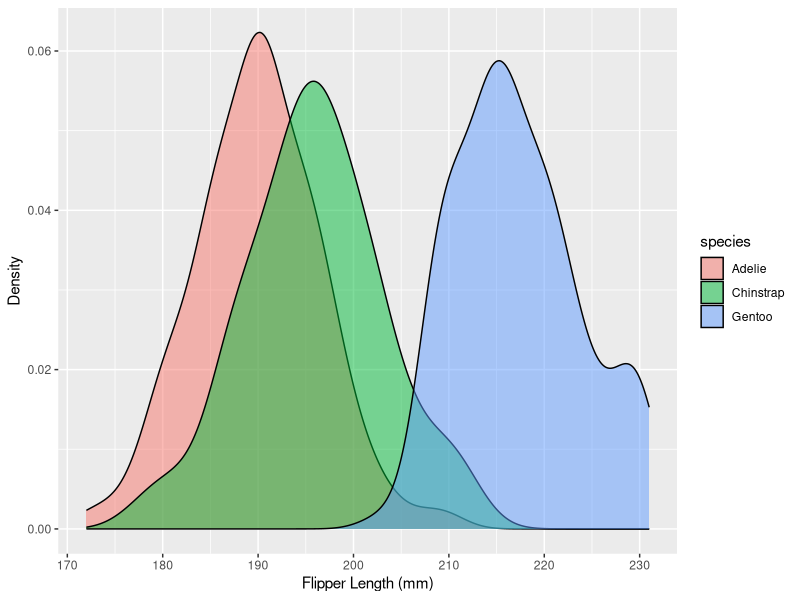
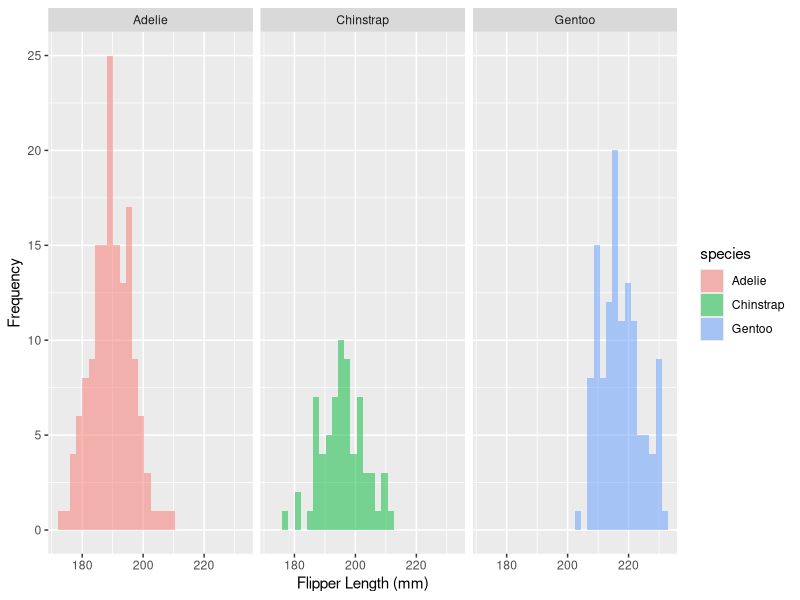
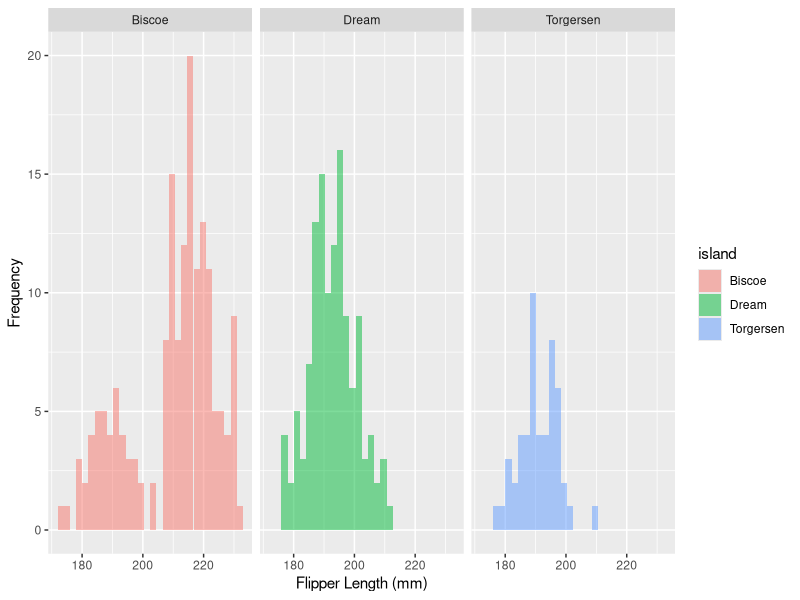
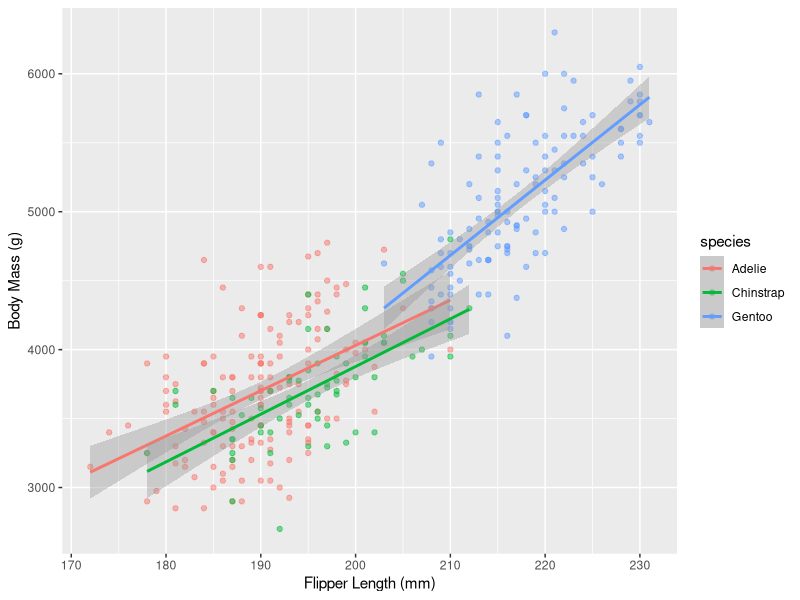
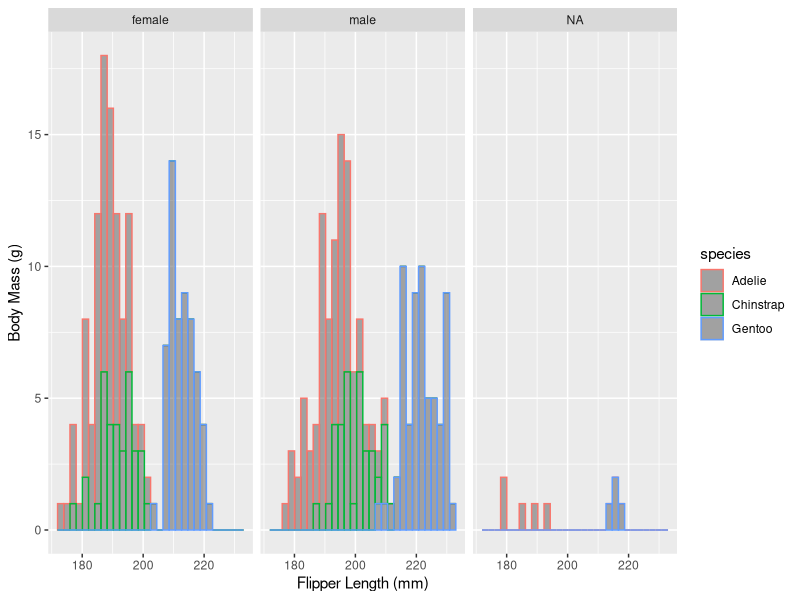
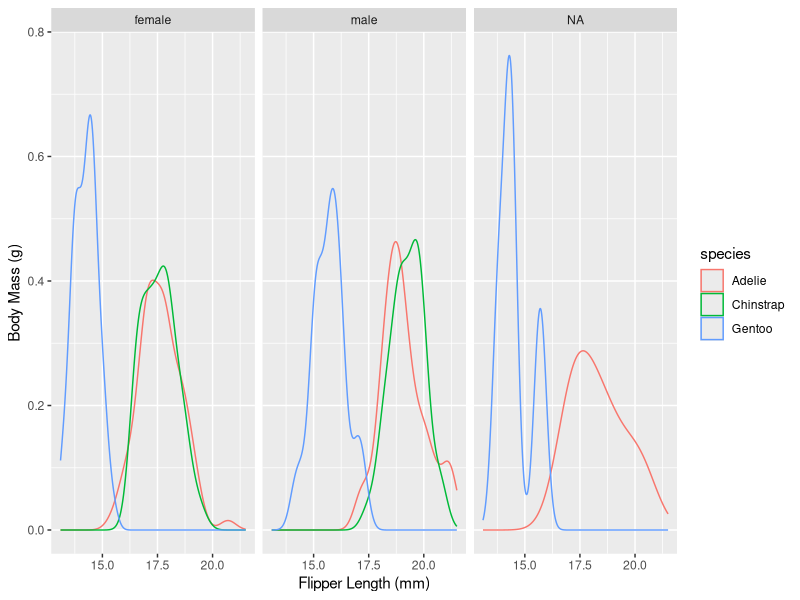
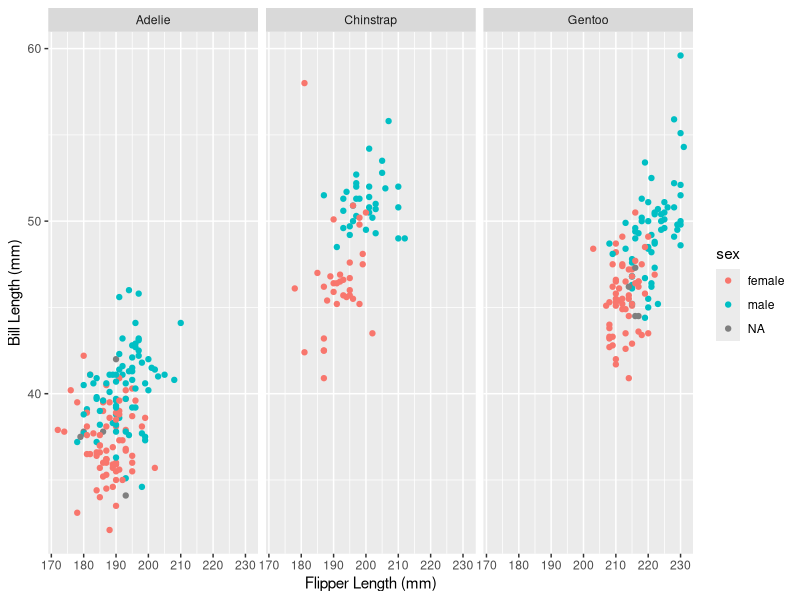
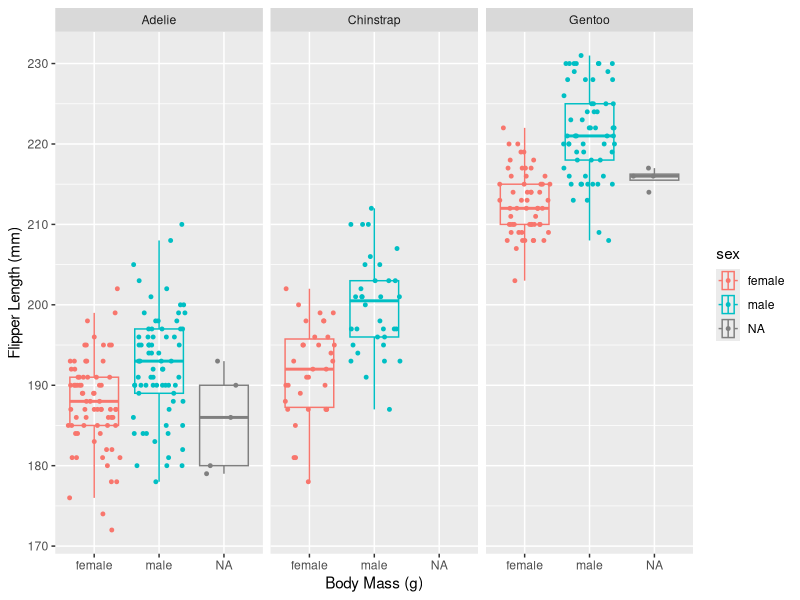

Here is the R script that generated these plots, in order: (Note: this script raises an error after producing the figures.)
## ---- chunk 1
#install.packages("palmerpenguins")
library(palmerpenguins)
library(tidyverse)
## ---- chunk 2
dim(penguins)
## ---- chunk 3
#View(penguins)
## ---- chunk 4
colnames(penguins)
## ---- chunk 5
head(penguins)
str(penguins)
## ---- chunk 6
penguins %>%
  ggplot() + geom_density(aes(x=flipper_length_mm, fill=species), alpha = 0.5) +
  xlab("Flipper Length (mm)") + ylab("Density")

## ---- chunk 7
penguins %>%
  ggplot() + geom_histogram(aes(x=flipper_length_mm, fill=species), alpha = 0.5) + facet_wrap(~ species, ncol = 3) + xlab("Flipper Length (mm)") + ylab("Frequency")
## ---- chunk 8
penguins %>%
  ggplot() + geom_histogram(aes(x=flipper_length_mm, fill=island), alpha = 0.5) + facet_wrap(~ island, ncol = 3) + xlab("Flipper Length (mm)") + ylab("Frequency")
## ---- chunk 9
penguins %>%
  ggplot() + geom_point(aes(x=flipper_length_mm, y=body_mass_g, color=species), alpha = 0.5) + xlab("Flipper Length (mm)") + ylab("Body Mass (g)") + geom_smooth(aes(x=flipper_length_mm, y=body_mass_g, color=species), method = "lm")
## ---- chunk 10
penguins %>%
  ggplot() + geom_histogram(aes(x=flipper_length_mm, color=species), alpha = 0.5) + xlab("Flipper Length (mm)") + ylab("Body Mass (g)") + facet_wrap(~sex, ncol=3)
## ---- chunk 11
penguins %>%
  ggplot() + geom_density(aes(x=bill_depth_mm, color=species), alpha = 0.5) + xlab("Flipper Length (mm)") + ylab("Body Mass (g)") + facet_wrap(~sex, ncol=3)
## ---- chunk 12
penguins %>%
  ggplot(aes(x=flipper_length_mm, y=bill_length_mm, color=sex)) + geom_point() + xlab("Flipper Length (mm)") + ylab("Bill Length (mm)") + facet_wrap(~ species, ncol=3)
## ---- chunk 13
penguins %>%
  ggplot(aes(x=flipper_length_mm, y=sex, color=sex)) + geom_boxplot(outlier.alpha = 0, alpha=0) + geom_jitter(width = 0, size=1) + xlab("Flipper Length (mm)") + ylab("Body Mass (g)") + facet_wrap(~species) + coord_flip()
## ---- chunk 14
penguins %>%
  ggplot() +
  geom_bar(mapping = aes(x=year, fill=species)) +
  facet_wrap(~island)
## ---- chunk 15
library(cowplot)
cowplot::plot_grid(plot_a, plot_b, ncol=1) #combine several plots together
